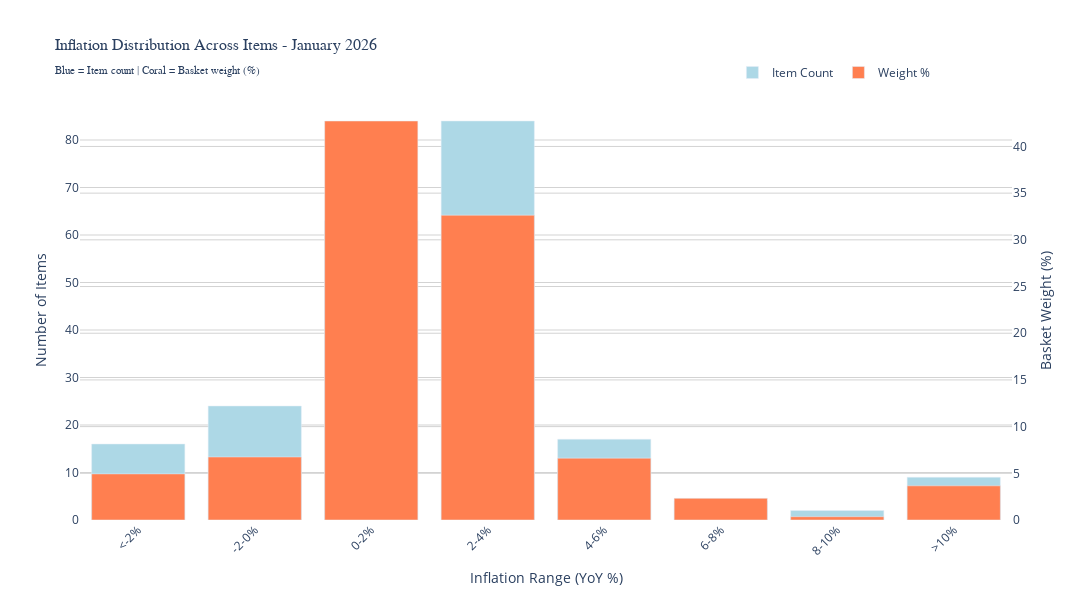

Source (notebook cell):
### Code cell
# Step 7: Create Distribution Histogram (Inflation Buckets)
# Create inflation buckets
bins = [-20, -2, 0, 2, 4, 6, 8, 10, 20]
labels = ['<-2%', '-2-0%', '0-2%', '2-4%', '4-6%', '6-8%', '8-10%', '>10%']

dispersion_clean['inflation_bucket'] = pd.cut(
    dispersion_clean['yoy_change'], 
    bins=bins, 
    labels=labels,
    include_lowest=True
)

# Calculate count and weight for each bucket
bucket_stats = dispersion_clean.groupby('inflation_bucket', observed=True).agg({
    'item': 'count',
    'weight': 'sum'
}).reset_index()

bucket_stats.columns = ['Inflation Range', 'Item Count', 'Total Weight']
bucket_stats['Weight %'] = bucket_stats['Total Weight'] / bucket_stats['Total Weight'].sum() * 100

print("=" * 80)
print("INFLATION DISTRIBUTION:")
print("=" * 80)
print(bucket_stats.to_string(index=False))
print("=" * 80)

# Create histogram
fig_hist = go.Figure()

# Add item count bars
fig_hist.add_trace(go.Bar(
    x=bucket_stats['Inflation Range'],
    y=bucket_stats['Item Count'],
    name='Item Count',
    marker_color='lightblue',
    yaxis='y',
    hovertemplate='Range: %{x}<br>Items: %{y}<extra></extra>'
))

# Add weight percentage bars
fig_hist.add_trace(go.Bar(
    x=bucket_stats['Inflation Range'],
    y=bucket_stats['Weight %'],
    name='Weight %',
    marker_color='coral',
    yaxis='y2',
    hovertemplate='Range: %{x}<br>Weight: %{y:.2f}%<extra></extra>'
))

fig_hist.update_layout(
    title=dict(
        text=f'Inflation Distribution Across Items - {latest_date.strftime("%B %Y")}<br>' +
             '<sub>Blue = Item count | Coral = Basket weight (%)</sub>',
        font=dict(size=16, family='Arial Black')
    ),
    xaxis=dict(
        title='Inflation Range (YoY %)',
        tickangle=-45
    ),
    yaxis=dict(
        title='Number of Items',
        side='left',
        gridcolor='lightgray'
    ),
    yaxis2=dict(
        title='Basket Weight (%)',
        side='right',
        overlaying='y',
        gridcolor='lightgray'
    ),
    height=600,
    width=1200,
    plot_bgcolor='white',
    barmode='group',
    legend=dict(
        x=0.7,
        y=1.1,
        orientation='h'
    )
)

print("\n✓ Distribution histogram created!")
print("\nINTERPRETATION:")
print("  - Blue bars show how many items fall in each inflation range")
print("  - Coral bars show what % of the CPI basket is in each range")
print("  - Different heights indicate weight concentration vs item distribution")

fig_hist.show()

### Figure 1 — Plotly figure (JSON) as saved in the notebook; plotly's stock layout.template omitted (floating-point values rounded to 4 significant figures)
{"data": [{"hovertemplate": "Range: %{x}<br>Items: %{y}<extra></extra>", "marker": {"color": "lightblue"}, "name": "Item Count", "type": "bar", "x": ["<-2%", "-2-0%", "0-2%", "2-4%", "4-6%", "6-8%", "8-10%", ">10%"], "y": [16, 24, 63, 84, 17, 4, 2, 9], "yaxis": "y"}, {"hovertemplate": "Range: %{x}<br>Weight: %{y:.2f}%<extra></extra>", "marker": {"color": "coral"}, "name": "Weight %", "type": "bar", "x": ["<-2%", "-2-0%", "0-2%", "2-4%", "4-6%", "6-8%", "8-10%", ">10%"], "y": [4.936, 6.747, 42.73, 32.64, 6.622, 2.32, 0.3537, 3.66], "yaxis": "y2"}], "layout": {"barmode": "group", "height": 600, "legend": {"orientation": "h", "x": 0.7, "y": 1.1}, "plot_bgcolor": "white", "title": {"font": {"family": "Arial Black", "size": 16}, "text": "Inflation Distribution Across Items - January 2026<br><sub>Blue = Item count | Coral = Basket weight (%)</sub>"}, "width": 1200, "xaxis": {"tickangle": -45, "title": {"text": "Inflation Range (YoY %)"}}, "yaxis": {"gridcolor": "lightgray", "side": "left", "title": {"text": "Number of Items"}}, "yaxis2": {"gridcolor": "lightgray", "overlaying": "y", "side": "right", "title": {"text": "Basket Weight (%)"}}}}
